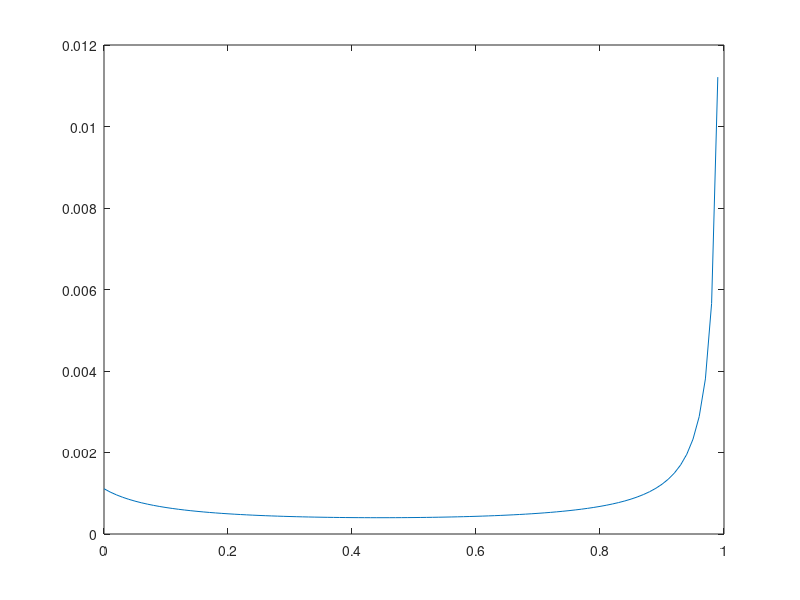

Here is the MATLAB script that generated this plot:
X = 0:0.01:1;
ThetaB = 10/90;
Ca0 = 90;
Ca = Ca0*(1-X);
Cb = -Ca0*(X) + Ca0*(ThetaB + 2*X);
R = Ca.*Cb;
plot(X, 1./R)
X(R == max(R))